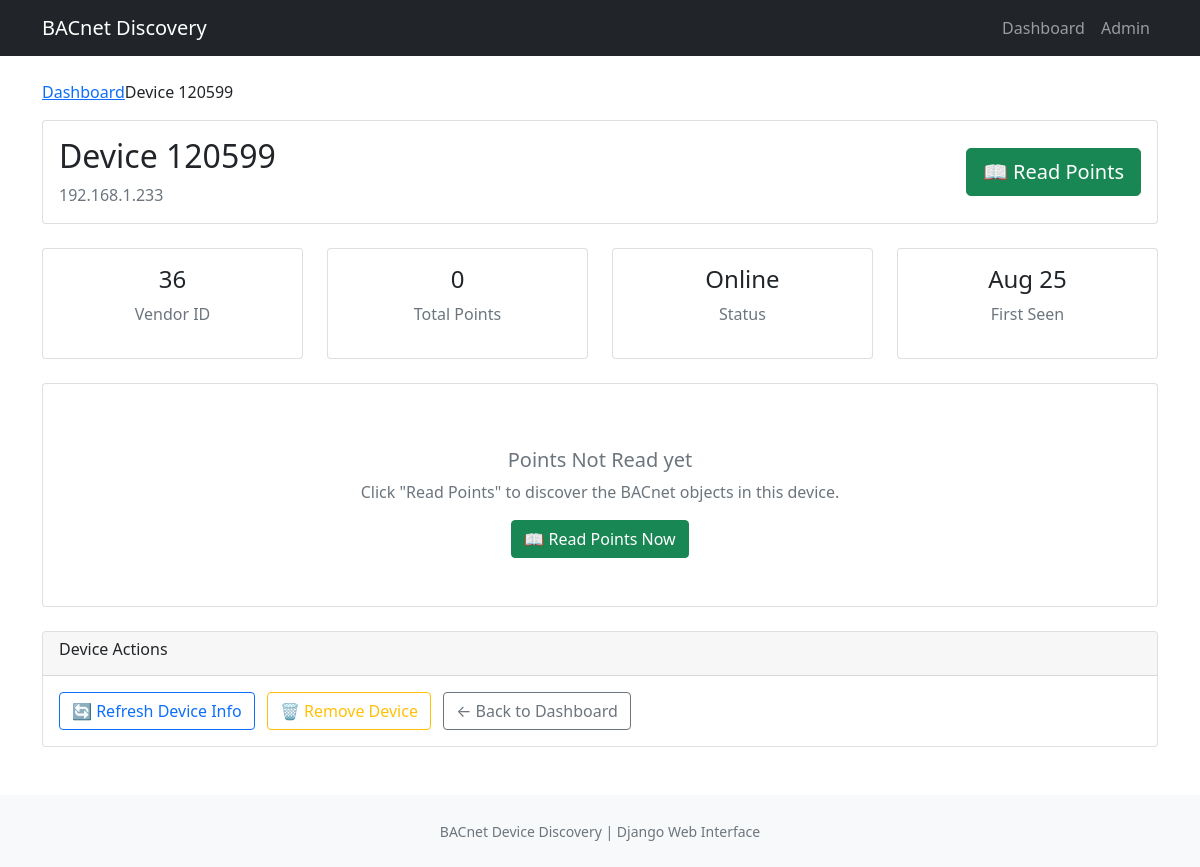
The page /device/120599/ on the database its author committed.
### discovery/models.py (models this page shows, shortened)
class BACnetDevice(models.Model):
    device_id = models.IntegerField(
        unique=True, help_text="BACnet device instance number"
    )
    address = models.CharField(max_length=50, help_text="IP address of device")
    vendor_id = models.IntegerField(help_text="BACnet vendor ID")
    first_seen = models.DateTimeField(auto_now_add=True)
    last_seen = models.DateTimeField(auto_now_add=True)
    is_online = models.BooleanField(default=True)
    points_read = models.BooleanField(default=True)
    class Meta:
        ordering = ["device_id"]
        verbose_name = "BACnet Device"
        verbose_name_plural = "BACnet Devices"

### discovery/views.py (the view)
# urls.py: path("device/<int:device_id>/", views.device_detail, name="device_detail"),
def device_detail(request, device_id):
    device = get_object_or_404(BACnetDevice, device_id=device_id)
    points = device.points.all().order_by("object_type", "instance_number")
    points_by_type = {}
    for point in points:
        if point.object_type not in points_by_type:
            points_by_type[point.object_type] = []
        points_by_type[point.object_type].append(point)
    context = {
        "device": device,
        "points": points,
        "points_by_type": points_by_type,
        "point_count": points.count(),
    }
    return render(request, "discovery/device_detail.html", context)

### discovery/templates/discovery/device_detail.html (shortened to what this page needs)
{% extends 'discovery/base.html' %}
{% block content %}
<nav aria-label="breadcrumb">
    <ol class="breadcrumb">
        <li class="breadcrum-item"><a href="{% url 'discovery:dashboard' %}">Dashboard</a></li>
        <li class="breadcrum-item active">Device {{ device.device_id }}</li>
    </ol>
</nav>
<div class="row mb-4">
    <div class="col">
        <div class="card">
            <div class="card-body">
                <div class="d-flex align-items-center justify-content-between">
                    <div>
                        <h2>
                            Device {{ device.device_id }}
                        </h2>
                        <p class="text-muted mb-0">{{ device.address }}</p>
                    </div>
                    <div class="text-end">
                        <button id="read-poionts-btn" class="btn btn-success btn-lg">
                            📖 Read Points
                        </button>
                    </div>
                </div>
            </div>
        </div>
    </div>
</div>
<div class="row mb-4">
    <div class="col-md-3">
        <div class="card">
            <div class="card-body text-center">
                <h4>{{ device.vendor_id }}</h4>
                <p class="text-muted">Vendor ID</p>
            </div>
        </div>
    </div>
    <div class="col-md-3">
        <div class="card">
            <div class="card-body text-center">
                <h4>{{ point_count }}</h4>
                <p class="text-muted">Total Points</p>
            </div>
        </div>
    </div>
    <div class="col-md-3">
        <div class="card">
            <div class="card-body text-center">
                <h4>{% if device.is_online %}Online{% else %}Offline{% endif %}</h4>
                <p class="text-muted">Status</p>
            </div>
        </div>
    </div>
    <div class="col-md-3">
        <div class="card">
            <div class="card-body text-center">
                <h4>{{ device.first_seen|date:"M d" }}</h4>
                <p class="text-muted">First Seen</p>
            </div>
        </div>
    </div>
</div>
{% if points %}
    {% if points_by_type %}
    <div class="row">
        {% for object_type, type_points in points_by_type.items %}
        <div class="col-lg-6 mb-4">
            <div class="card">
                <div class="card-header d-flex justify-content-between">
                    <h6>{{ object_type|title }}</h6>
                    <span class="badge bg-secondary">{{ type_points|length }}</span>
                </div>
                <div class="card-body" style="max-height: 300px; overflow-y: auto;">
                    <div class="table-responsive">
                        <table class="table-responsive">
                            <thread>
                                <tr>
                                    <th>Instance</th>
                                    <th>Identifier</th>
                                    <th>Name</th>
                                </tr>
                            </thread>
                            <tbody>
                                {% for point in type_points %}
                                <tr>
                                    <td><code>{{ point.instance_number }}</code></td>
                                    <td><strong>{{ point.identifier }}</strong></td>
                                    <td>
                                        {% if point.object_name %}
                                            {{ point.object_name }}
                                        {% else %}
                                            <em class="text-muted">No name</em>
                                        {% endif %}
                                    </td>
                                </tr>
                                {% endfor %}
                            </tbody>
                        </table>
                    </div>
                </div>
            </div>
        </div>
        {% endfor %}
    </div>
    {% endif %}
    <div class="row mt-4">
        <div class="col">
            <div class="card">
                <div class="card-header">
                    <h5>All Points ({{ point_count }})</h5>
                </div>
                <div class="card-body">
                    <div class="table-responsive">
                        <table class="table table-striped">
                            <thread>
                                <tr>
                                    <tr>Object Type</tr>
                                    <tr>Instance</tr>
                                    <tr>Identifier</tr>
                                    <tr>Name</tr>
                                    <tr>Description</tr>
                                    <tr>Created</tr>
                                </tr>
                            </thread>
                            <tbody>
                                {% for point in points %}
                                <tr>
                                    <td>
                                        <span class="badge bg-primary">{{ point.object_type }}</span>
                                    </td>
                                    <td><code>{{ point.instance_number }}</code></td>
                                    <td><strong>{{ point.identifier }}</strong></td>
                                    <td>
                                        {% if point.object_name %}
                                            {{ point.object_name }}
                                        {% else %}
                                            <em class="text-muted">-</em>
                                        {% endif %}
                                    </td>
                                    <td>
                                        {% if point.description %}
                                            {{ point.description|truncatechars:50 }}
                                        {% else %}
                                            <em class="text-muted">-</em>
                                        {% endif %}
                                    </td>
                                    <td>{{ point.created|date:"M d, H:i" }}</td>
                                </tr>
                                {% endfor %}
                            </tbody>
                        </table>
                    </div>
                </div>
            </div>
        </div>
    </div>
{% else %}
    <div class="row">
        <div class="col">
            <div class="card">
                <div class="card-body text-center py-5">
                    {% if device.points_read %}
                        <div class="mb-3">
                            <i class="fas fa-exclamation-triangle" stype="font-size: 3rem; color: #ffc107"></i>
                        </div>
                        <h5 class="text-muted">No Points Found</h5>
                        <p class="text-muted">This device has no BACnet objects or they couldn't be read.</p>
                    {% else %}
                        <h5 class="text-muted">Points Not Read yet</h5>
                        <p class="text-muted">Click "Read Points" to discover the BACnet objects in this device.</p>
                        <button class="btn btn-success btn-ln" onclick="document.getElementById('read-points-btn').click()">
                            📖 Read Points Now
                        </button>
                    {% endif %}
                </div>
            </div>
        </div>
    </div>
{% endif %}
<div class="row mt-4">
    <div class="col">
        <div class="card">
            <div class="card-header">
                <h6>Device Actions</h6>
            </div>
            <div class="card-body">
                <button class="btn btn-outline-primary me-2">
                    🔄 Refresh Device Info
                </button>
                <button class="btn btn-outline-warning me-2" onclick="if(confirm('Remove this device?')) alert('Feature coming soon!')">
                    🗑️ Remove Device
                </button>
                <a href="{% url 'discovery:dashboard' %}" class="btn btn-outline-secondary">
                    ← Back to Dashboard
                </a>
            </div>
        </div>
    </div>
</div>
{% endblock %}

### rows shown on the page
BACnetDevice: device_id "120599", address "192.168.1.233", vendor_id "36", first_seen "Aug 25"

### other values the page prints
{{ point_count }} "0"
